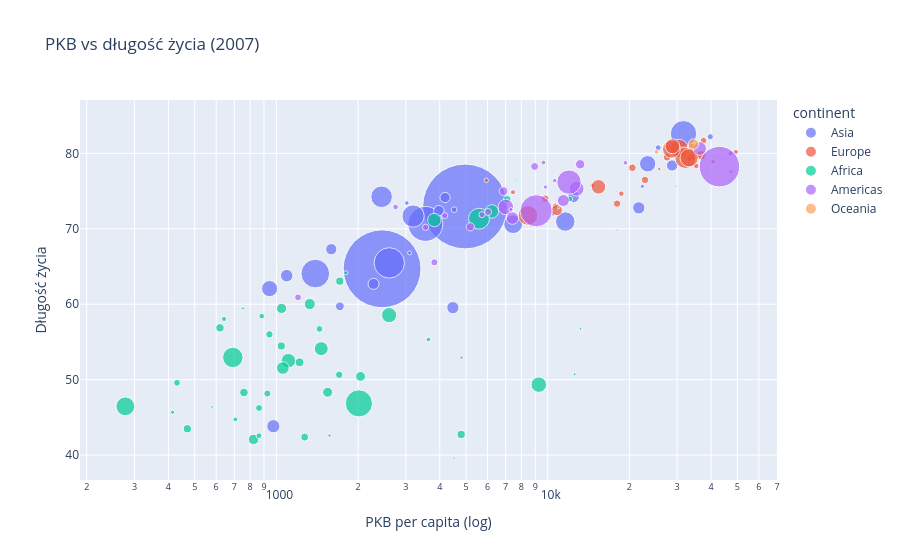

This figure's notebook cell:
### Markdown cell above
## 2.7 Wykres punktowy — PKB vs długość życia, rozmiar = populacja

### Code cell
d2007 = df[df['year'] == 2007]

fig = px.scatter(d2007, x='gdpPercap', y='lifeExp',
                 size='pop', color='continent',
                 hover_name='country', log_x=True, size_max=60,
                 title="PKB vs długość życia (2007)",
                 labels={'gdpPercap': 'PKB per capita (log)', 'lifeExp': 'Długość życia'})
fig.show()

### Figure 1 — Plotly figure (JSON) as saved in the notebook; plotly's stock layout.template omitted (floating-point values rounded to 4 significant figures)
{"data": [{"hovertemplate": "<b>%{hovertext}</b><br><br>continent=Asia<br>PKB per capita (log)=%{x}<br>Długość życia=%{y}<br>pop=%{marker.size}<extra></extra>", "hovertext": ["Afghanistan", "Bahrain", "Bangladesh", "Cambodia", "China", "Hong Kong, China", "India", "Indonesia", "Iran", "Iraq", "Israel", "Japan", "Jordan", "Korea, Dem. Rep.", "Korea, Rep.", "Kuwait", "Lebanon", "Malaysia", "Mongolia", "Myanmar", "Nepal", "Oman", "Pakistan", "Philippines", "Saudi Arabia", "Singapore", "Sri Lanka", "Syria", "Taiwan", "Thailand", "Vietnam", "West Bank and Gaza", "Yemen, Rep."], "legendgroup": "Asia", "marker": {"color": "#636efa", "size": [31889923, 708573, 150448339, 14131858, 1318683096, 6980412, 1110396331, 223547000, 69453570, 27499638, 6426679, 127467972, 6053193, 23301725, 49044790, 2505559, 3921278, 24821286, 2874127, 47761980, 28901790, 3204897, 169270617, 91077287, 27601038, 4553009, 20378239, 19314747, 23174294, 65068149, 85262356, 4018332, 22211743], "sizemode": "area", "sizeref": 366300.0, "symbol": "circle"}, "mode": "markers", "name": "Asia", "orientation": "v", "showlegend": true, "type": "scatter", "x": [974.6, 29800.0, 1391.0, 1714.0, 4959.0, 39720.0, 2452.0, 3541.0, 11610.0, 4471.0, 25520.0, 31660.0, 4519.0, 1593.0, 23350.0, 47310.0, 10460.0, 12450.0, 3096.0, 944.0, 1091.0, 22320.0, 2606.0, 3190.0, 21650.0, 47140.0, 3970.0, 4185.0, 28720.0, 7458.0, 2442.0, 3025.0, 2281.0], "xaxis": "x", "y": [43.83, 75.64, 64.06, 59.72, 72.96, 82.21, 64.7, 70.65, 70.96, 59.55, 80.75, 82.6, 72.53, 67.3, 78.62, 77.59, 71.99, 74.24, 66.8, 62.07, 63.78, 75.64, 65.48, 71.69, 72.78, 79.97, 72.4, 74.14, 78.4, 70.62, 74.25, 73.42, 62.7], "yaxis": "y"}, {"hovertemplate": "<b>%{hovertext}</b><br><br>continent=Europe<br>PKB per capita (log)=%{x}<br>Długość życia=%{y}<br>pop=%{marker.size}<extra></extra>", "hovertext": ["Albania", "Austria", "Belgium", "Bosnia and Herzegovina", "Bulgaria", "Croatia", "Czech Republic", "Denmark", "Finland", "France", "Germany", "Greece", "Hungary", "Iceland", "Ireland", "Italy", "Montenegro", "Netherlands", "Norway", "Poland", "Portugal", "Romania", "Serbia", "Slovak Republic", "Slovenia", "Spain", "Sweden", "Switzerland", "Turkey", "United Kingdom"], "legendgroup": "Europe", "marker": {"color": "#EF553B", "size": [3600523, 8199783, 10392226, 4552198, 7322858, 4493312, 10228744, 5468120, 5238460, 61083916, 82400996, 10706290, 9956108, 301931, 4109086, 58147733, 684736, 16570613, 4627926, 38518241, 10642836, 22276056, 10150265, 5447502, 2009245, 40448191, 9031088, 7554661, 71158647, 60776238], "sizemode": "area", "sizeref": 366300.0, "symbol": "circle"}, "mode": "markers", "name": "Europe", "orientation": "v", "showlegend": true, "type": "scatter", "x": [5937.0, 36130.0, 33690.0, 7446.0, 10680.0, 14620.0, 22830.0, 35280.0, 33210.0, 30470.0, 32170.0, 27540.0, 18010.0, 36180.0, 40680.0, 28570.0, 9254.0, 36800.0, 49360.0, 15390.0, 20510.0, 10810.0, 9787.0, 18680.0, 25770.0, 28820.0, 33860.0, 37510.0, 8458.0, 33200.0], "xaxis": "x", "y": [76.42, 79.83, 79.44, 74.85, 73.0, 75.75, 76.49, 78.33, 79.31, 80.66, 79.41, 79.48, 73.34, 81.76, 78.89, 80.55, 74.54, 79.76, 80.2, 75.56, 78.1, 72.48, 74.0, 74.66, 77.93, 80.94, 80.88, 81.7, 71.78, 79.42], "yaxis": "y"}, {"hovertemplate": "<b>%{hovertext}</b><br><br>continent=Africa<br>PKB per capita (log)=%{x}<br>Długość życia=%{y}<br>pop=%{marker.size}<extra></extra>", "hovertext": ["Algeria", "Angola", "Benin", "Botswana", "Burkina Faso", "Burundi", "Cameroon", "Central African Republic", "Chad", "Comoros", "Congo, Dem. Rep.", "Congo, Rep.", "Cote d'Ivoire", "Djibouti", "Egypt", "Equatorial Guinea", "Eritrea", "Ethiopia", "Gabon", "Gambia", "Ghana", "Guinea", "Guinea-Bissau", "Kenya", "Lesotho", "Liberia", "Libya", "Madagascar", "Malawi", "Mali", "Mauritania", "Mauritius", "Morocco", "Mozambique", "Namibia", "Niger", "Nigeria", "Reunion", "Rwanda", "Sao Tome and Principe", "Senegal", "Sierra Leone", "Somalia", "South Africa", "Sudan", "Swaziland", "Tanzania", "Togo", "Tunisia", "Uganda", "Zambia", "Zimbabwe"], "legendgroup": "Africa", "marker": {"color": "#00cc96", "size": [33333216, 12420476, 8078314, 1639131, 14326203, 8390505, 17696293, 4369038, 10238807, 710960, 64606759, 3800610, 18013409, 496374, 80264543, 551201, 4906585, 76511887, 1454867, 1688359, 22873338, 9947814, 1472041, 35610177, 2012649, 3193942, 6036914, 19167654, 13327079, 12031795, 3270065, 1250882, 33757175, 19951656, 2055080, 12894865, 135031164, 798094, 8860588, 199579, 12267493, 6144562, 9118773, 43997828, 42292929, 1133066, 38139640, 5701579, 10276158, 29170398, 11746035, 12311143], "sizemode": "area", "sizeref": 366300.0, "symbol": "circle"}, "mode": "markers", "name": "Africa", "orientation": "v", "showlegend": true, "type": "scatter", "x": [6223.0, 4797.0, 1441.0, 12570.0, 1217.0, 430.1, 2042.0, 706.0, 1704.0, 986.1, 277.6, 3633.0, 1545.0, 2082.0, 5581.0, 12150.0, 641.4, 690.8, 13210.0, 752.7, 1328.0, 942.7, 579.2, 1463.0, 1569.0, 414.5, 12060.0, 1045.0, 759.3, 1043.0, 1803.0, 10960.0, 3820.0, 823.7, 4811.0, 619.7, 2014.0, 7670.0, 863.1, 1598.0, 1712.0, 862.5, 926.1, 9270.0, 2602.0, 4513.0, 1107.0, 883.0, 7093.0, 1056.0, 1271.0, 469.7], "xaxis": "x", "y": [72.3, 42.73, 56.73, 50.73, 52.3, 49.58, 50.43, 44.74, 50.65, 65.15, 46.46, 55.32, 48.33, 54.79, 71.34, 51.58, 58.04, 52.95, 56.73, 59.45, 60.02, 56.01, 46.39, 54.11, 42.59, 45.68, 73.95, 59.44, 48.3, 54.47, 64.16, 72.8, 71.16, 42.08, 52.91, 56.87, 46.86, 76.44, 46.24, 65.53, 63.06, 42.57, 48.16, 49.34, 58.56, 39.61, 52.52, 58.42, 73.92, 51.54, 42.38, 43.49], "yaxis": "y"}, {"hovertemplate": "<b>%{hovertext}</b><br><br>continent=Americas<br>PKB per capita (log)=%{x}<br>Długość życia=%{y}<br>pop=%{marker.size}<extra></extra>", "hovertext": ["Argentina", "Bolivia", "Brazil", "Canada", "Chile", "Colombia", "Costa Rica", "Cuba", "Dominican Republic", "Ecuador", "El Salvador", "Guatemala", "Haiti", "Honduras", "Jamaica", "Mexico", "Nicaragua", "Panama", "Paraguay", "Peru", "Puerto Rico", "Trinidad and Tobago", "United States", "Uruguay", "Venezuela"], "legendgroup": "Americas", "marker": {"color": "#ab63fa", "size": [40301927, 9119152, 190010647, 33390141, 16284741, 44227550, 4133884, 11416987, 9319622, 13755680, 6939688, 12572928, 8502814, 7483763, 2780132, 108700891, 5675356, 3242173, 6667147, 28674757, 3942491, 1056608, 301139947, 3447496, 26084662], "sizemode": "area", "sizeref": 366300.0, "symbol": "circle"}, "mode": "markers", "name": "Americas", "orientation": "v", "showlegend": true, "type": "scatter", "x": [12780.0, 3822.0, 9066.0, 36320.0, 13170.0, 7007.0, 9645.0, 8948.0, 6025.0, 6873.0, 5728.0, 5186.0, 1202.0, 3548.0, 7321.0, 11980.0, 2749.0, 9809.0, 4173.0, 7409.0, 19330.0, 18010.0, 42950.0, 10610.0, 11420.0], "xaxis": "x", "y": [75.32, 65.55, 72.39, 80.65, 78.55, 72.89, 78.78, 78.27, 72.23, 74.99, 71.88, 70.26, 60.92, 70.2, 72.57, 76.19, 72.9, 75.54, 71.75, 71.42, 78.75, 69.82, 78.24, 76.38, 73.75], "yaxis": "y"}, {"hovertemplate": "<b>%{hovertext}</b><br><br>continent=Oceania<br>PKB per capita (log)=%{x}<br>Długość życia=%{y}<br>pop=%{marker.size}<extra></extra>", "hovertext": ["Australia", "New Zealand"], "legendgroup": "Oceania", "marker": {"color": "#FFA15A", "size": [20434176, 4115771], "sizemode": "area", "sizeref": 366300.0, "symbol": "circle"}, "mode": "markers", "name": "Oceania", "orientation": "v", "showlegend": true, "type": "scatter", "x": [34440.0, 25190.0], "xaxis": "x", "y": [81.23, 80.2], "yaxis": "y"}], "layout": {"legend": {"itemsizing": "constant", "title": {"text": "continent"}, "tracegroupgap": 0}, "title": {"text": "PKB vs długość życia (2007)"}, "xaxis": {"anchor": "y", "domain": [0, 1], "title": {"text": "PKB per capita (log)"}, "type": "log"}, "yaxis": {"anchor": "x", "domain": [0, 1], "title": {"text": "Długość życia"}}}}
